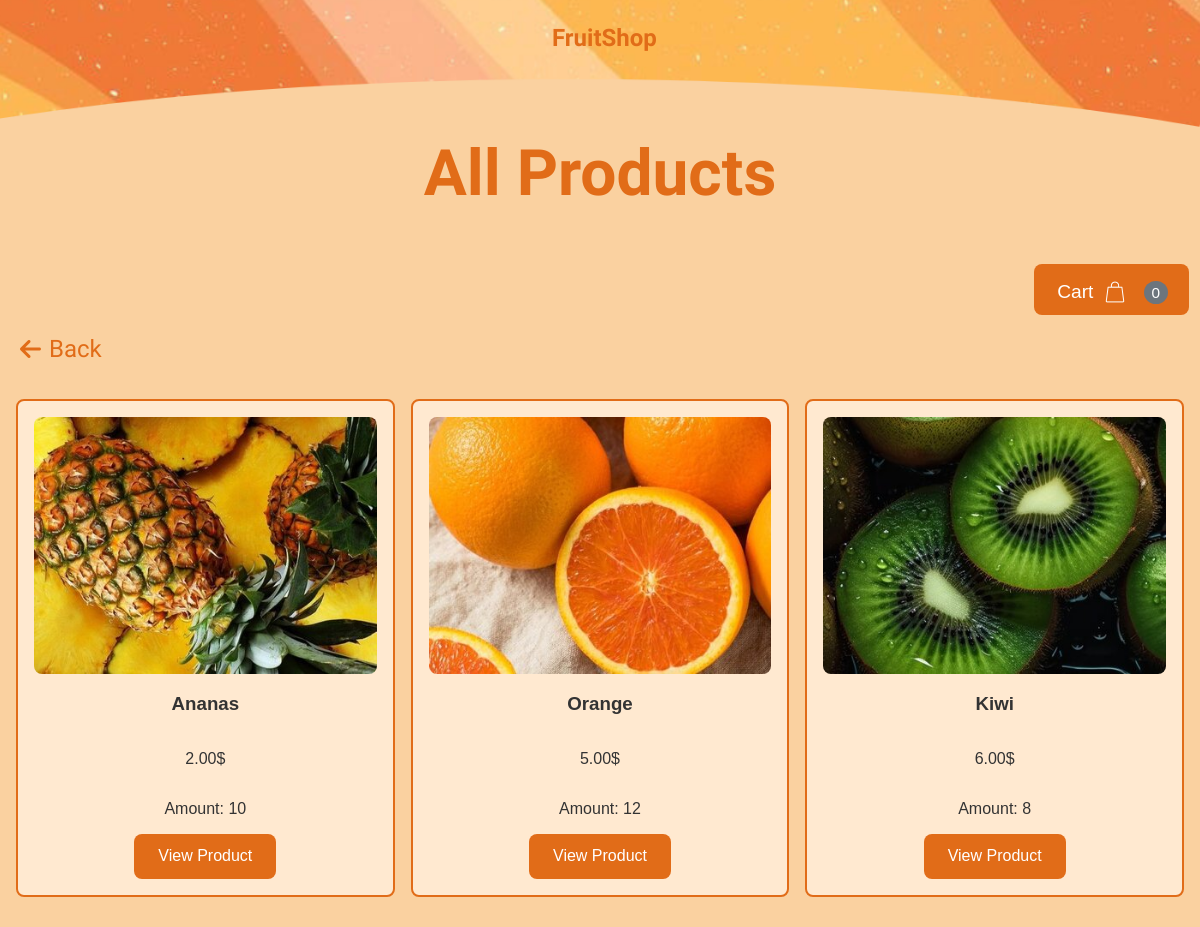
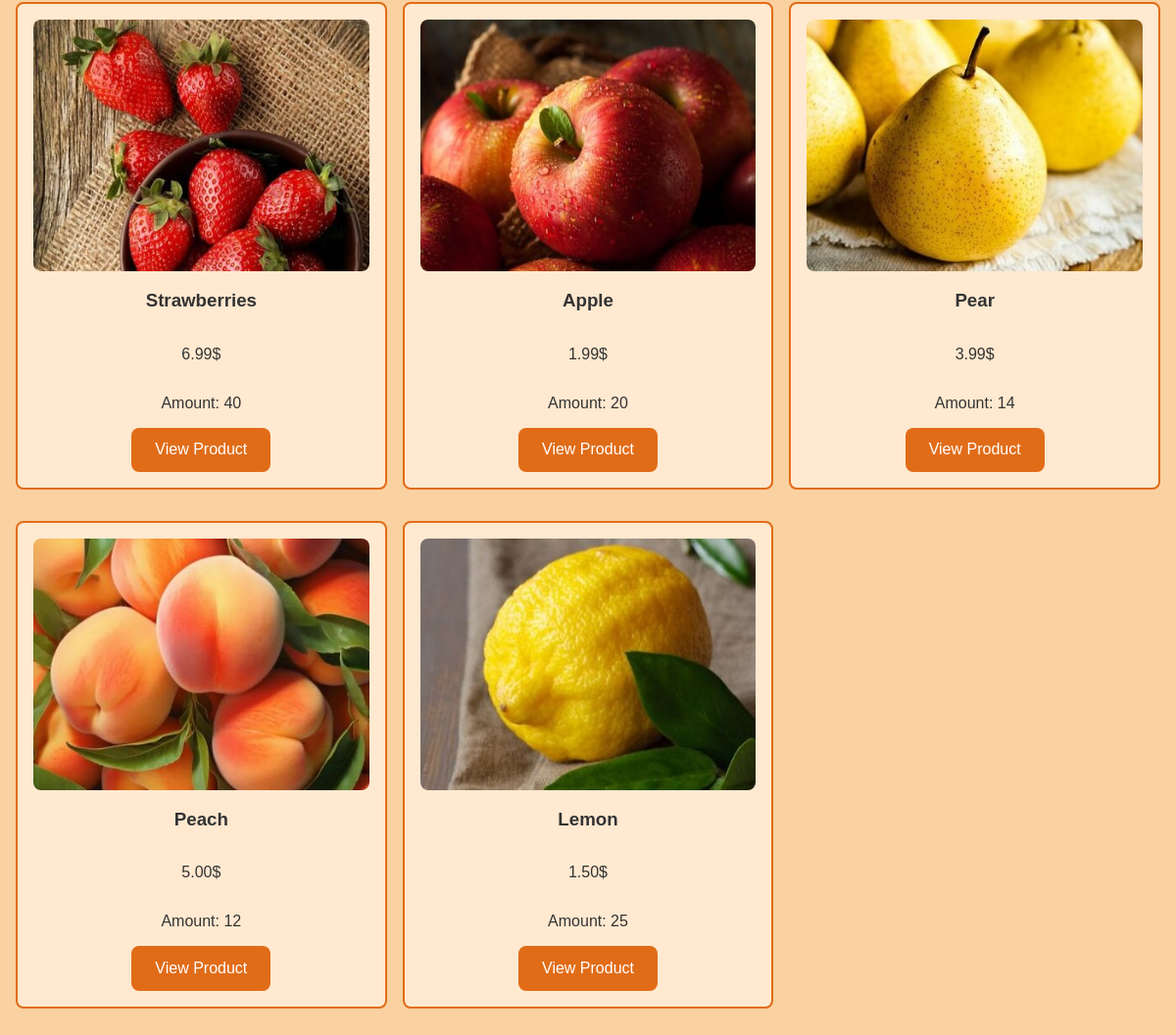
/products.php, run on the app's committed database (2 pictures, top to bottom).
### tables this page shows
CREATE TABLE `products` (
  `id` int(11) NOT NULL,
  `name` varchar(255) NOT NULL,
  `price` decimal(10,2) NOT NULL,
  `amount` int(11) DEFAULT NULL,
  `image` varchar(255) NOT NULL,
  `description` text DEFAULT NULL
);

### products.php (the view, shortened to what this page needs)
<?php
$conn = connect_db();
$limit = 10;
$page = isset($_GET['page']) ? $_GET['page'] : 1;
$offset = ($page - 1) * $limit;
$query = "SELECT * FROM products LIMIT $limit OFFSET $offset";
$result = $conn->query($query);
?>
<!DOCTYPE html>
<html lang="en">
<head>
    <link rel="stylesheet" type="text/css" href="style2.css">
    <link rel="stylesheet" type="text/css" href="style.css">
    <link rel="stylesheet" href="https://cdnjs.cloudflare.com/ajax/libs/font-awesome/6.0.0-beta3/css/all.min.css">
</head>
<body>
    <?php include 'nav2.php'; ?>
    <h2 class="all-h2">All Products</h2>
    <?php include 'nav.php'; ?>
    <div class="back-arrow" onclick="goBack()">
        <i class="fas fa-arrow-left"></i> Back
    </div>
    <div class="products">
        <div class="product-list">
            <?php while ($row = $result->fetch_assoc()) : ?>
                <div class="product">
                    <img src="<?php echo $row['image']; ?>" alt="<?php echo $row['name']; ?>">
                    <h3><?php echo $row['name']; ?></h3>
                    <p><?php echo $row['price']; ?>$</p>
                    <p>Amount: <?php echo $row['amount']; ?></p>
                    <a href="product.php?id=<?php echo $row['id']; ?>">View Product</a>
                </div>
            <?php endwhile; ?>
        </div>
    </div>
</body>
</html>

### nav2.php (shortened to what this page needs)
<!DOCTYPE html>
<html lang="en">
<head>
    <link rel="stylesheet" type="text/css" href="style2.css">
    <link rel="stylesheet" type="text/css" href="style.css">
    <link rel="stylesheet" href="https://cdnjs.cloudflare.com/ajax/libs/font-awesome/6.0.0-beta3/css/all.min.css">
</head>
<body>
</body>
<a href="home.php" class="log">
    <h2 class="logo">FruitShop</h2>
</a>
<img src="images/Destination Wedding Wedding Website in Light Beige Abstract Watercolor Style (1).png" alt="" class="top-img2">
</html>

### nav.php (shortened to what this page needs)
<!DOCTYPE html>
<html lang="en">
<head>
    <link rel="stylesheet" type="text/css" href="style.css">
    <link rel="stylesheet" href="https://cdnjs.cloudflare.com/ajax/libs/font-awesome/6.0.0-beta3/css/all.min.css">
</head>
<body>
    <div class="cart-container">
        <a href="cart.php">
            <button class="cart-button">Cart <img src="images/shopping-bag (2).png" alt="">
                <?php if (isset($_SESSION['totalProductsInCart'])) : ?>
                    <span class="cart-badge"><?php echo $_SESSION['totalProductsInCart']; ?></span>
                <?php endif; ?>
            </button>
        </a>
    </div>
</body>
</html>

### style2.css (style rules this page uses)
:root { --primary-color: rgb(225, 108, 24); --secondary-color: #6c757d; --font-size-base: 16px; --font-family-base: Arial, sans-serif; }
body { font-size: var(--font-size-base); font-family: var(--font-family-base); color: #333; margin: 0; padding: 0; background-color: rgb(250, 209, 160); }
.product-list { display: grid; grid-template-columns: repeat(auto-fit, minmax(300px, 1fr)); gap: 1em; padding: 1em; }
.product { display: flex; flex-direction: column; align-items: center; background-color: #ffe9d0; border: 2px solid rgb(225, 108, 24); padding: 1em; border-radius: 8px; box-sizing: border-box; width: 100%; max-width: 400px; margin-bottom: 1em; }
.top-img2 { width: 100%; margin-top: -7%; }
.product a { background-color: rgb(225, 108, 24); color: white; padding: 4% 7%; text-decoration: none; border-radius: 8px; }
.all-h2 { font-family: "Poetsen One", sans-serif; font-size: 4em; color: rgb(225, 108, 24); text-align: center; }
.back-arrow { display: flex; align-items: center; cursor: pointer; font-size: 18px; color: rgb(225, 108, 24); margin: 20px; text-decoration: none; font-family: "Poetsen One", sans-serif; font-size: 1.5em; }
.back-arrow i { margin-right: 8px; }
.logo { color: rgb(225, 108, 24); font-family: "Poetsen One", sans-serif; position: absolute; font-size: 1.5em; margin-left: 46%; margin-top: 2%; }

### style.css (style rules this page uses)
:root { --primary-color: rgb(225, 108, 24); --secondary-color: #6c757d; --font-size-base: 16px; --font-family-base: Arial, sans-serif; }
body { font-size: var(--font-size-base); font-family: var(--font-family-base); color: #333; margin: 0; padding: 0; background-color: rgb(250, 209, 160); }
h2 { font-size: 1.5em; margin-top: 0; }
img { max-width: 100%; height: auto; border-radius: 8px; }
.cart-button { background-color: var(--primary-color); color: white; border: none; border-radius: 8px; padding-left: 1.9%; padding-right: 1.8%; padding-top: 1%; padding-bottom: 1%; font-size: 1.2em; cursor: pointer; margin-left: 86.2%; }
.cart-button img { margin-bottom: -9%; }
.cart-badge { background-color: var(--secondary-color); color: white; border-radius: 50%; padding: 0.2em 0.5em; margin-left: 0.5em; font-size: 0.8em; }

### data on the page
products: image (picture), name "Ananas", price "2.00", amount "10"
products: image (picture), name "Orange", price "5.00", amount "12"
products: image (picture), name "Kiwi", price "6.00", amount "8"
products: image (picture), name "Strawberries", price "6.99", amount "40"
products: image (picture), name "Apple", price "1.99", amount "20"
products: image (picture), name "Pear", price "3.99", amount "14"
products: image (picture), name "Peach", price "5.00", amount "12"
products: image (picture), name "Lemon", price "1.50", amount "25"

### other printed values
$_SESSION['totalProductsInCart'] "0"
